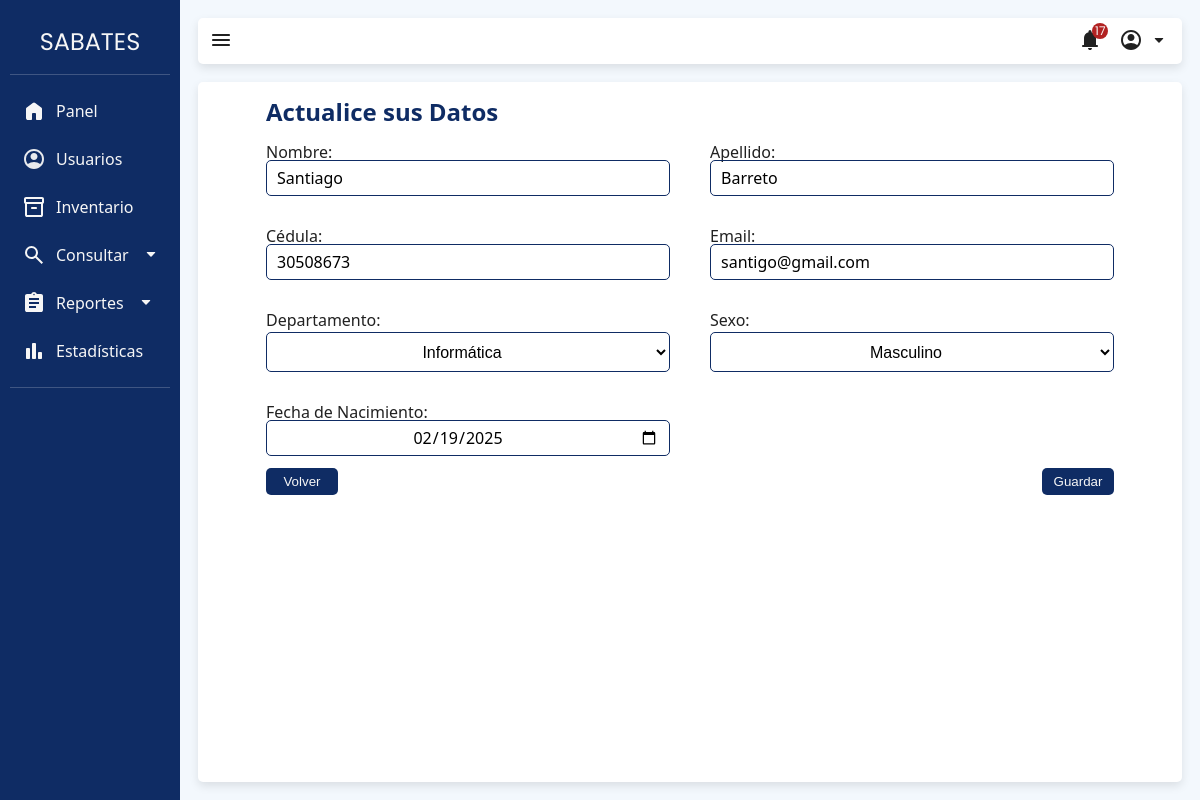
Before: /index.php?view=employeeFormEdit&action=employee_edit&id=12 (signed in) with the older database file.
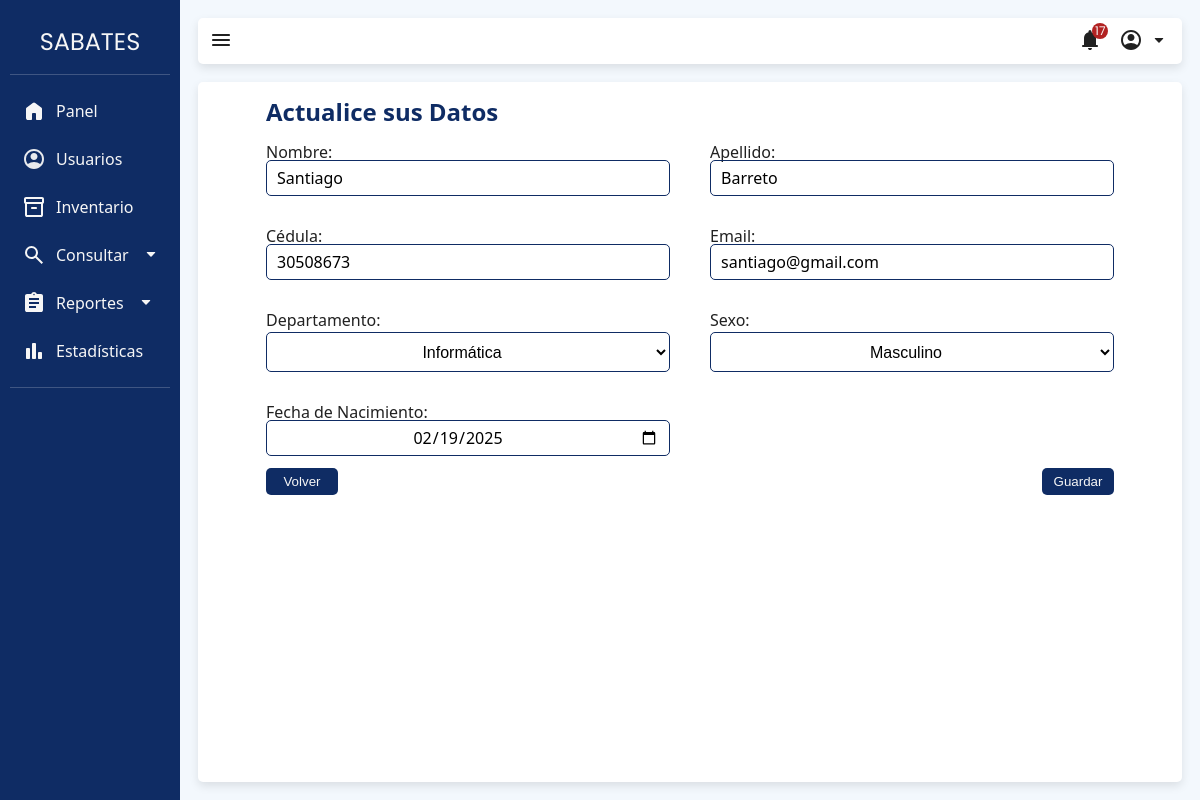
After: the same page with the newer database file.
### tables this page shows
CREATE TABLE `persona` (
  `id_persona` int(11) NOT NULL,
  `nombre` varchar(45) NOT NULL,
  `apellido` varchar(45) NOT NULL,
  `cedula` int(12) NOT NULL,
  `correo` varchar(45) NOT NULL,
  `id_departamento` int(11) NOT NULL,
  `id_sexo` int(11) NOT NULL,
  `fecha_nac` date NOT NULL,
  `id_usuario` int(11) DEFAULT NULL
);

### app/models/employeeModel.php (called while the page is built, shortened)
<?php
include_once("app\models\DB.php");
class employeeModel
{
    private $db;
    public function __construct()
    {
        $this->db = DataBase::getInstance();
    }
    public function readOne($id)
    {
        try {
            $sql = "SELECT p.*, d.nombre_departamento, s.sexo
            FROM persona p
            JOIN departamento d ON p.id_departamento = d.id_departamento
            JOIN sexo s ON p.id_sexo = s.id_sexo WHERE id_persona = :id";
            $stmt = $this->db->prepare($sql);
            $stmt->bindParam(':id', $id);
            $stmt->execute();
            return $stmt->fetch(PDO::FETCH_ASSOC);
        } catch (PDOException $e) {
            echo "Error: " . $e->getMessage();
            return null;
        }
    }
}

### app/models/DB.php (called while the page is built, shortened)
<?php
class DataBase {
    protected static $instance;
    public static function getInstance() {
        if (!isset(self::$instance)) {
            try {
                $dsn = DB_MANAGER . ":host=" . DB_HOST . ";dbname=" . DB_NAME;
                self::$instance = new PDO($dsn, DB_USER, DB_PASS);
                self::$instance->setAttribute(PDO::ATTR_ERRMODE, PDO::ERRMODE_EXCEPTION);
            } catch (PDOException $e) {
                throw new Exception('Error al conectarse al servidor de BD', 0);
            }
        }
        return self::$instance;
    }
}

### app/views/content/employeeFormEdit-view.php (the view, shortened to what this page needs)
<?php
$employeeModel = new employeeModel();
$employee = $employeeModel->readOne($_GET['id']);
?>
<div class="view-box">
    <div class="formContainer">
        <h3 class="h3">Actualice sus Datos</h2>
            <form action="index.php?view=employee&action=employee_update" method="POST">
                <div class="userDetails">
                    <div class="inputGroup">
                        <label for="nombre">Nombre:</label>
                        <input class="input" id="nombre" required type="text" name="nombre" value="<?php echo isset($employee['nombre']) ? $employee['nombre'] : ''; ?>" placeholder="Nombre">
                    </div>
                    <div class="inputGroup">
                        <label for="apellido">Apellido:</label>
                        <input class="input" id="apellido" required type="text" name="apellido" value="<?php echo isset($employee['apellido']) ? $employee['apellido'] : ''; ?>" placeholder="Apellido">
                    </div>
                    <div class="inputGroup">
                        <label for="cedula">Cédula:</label>
                        <input class="input" id="cedula" required type="text" name="cedula" value="<?php echo isset($employee['cedula']) ? $employee['cedula'] : ''; ?>" placeholder="Cédula">
                    </div>
                    <div class="inputGroup">
                        <label for="correo">Email:</label>
                        <input class="input" id="correo" required type="text" name="correo" value="<?php echo isset($employee['correo']) ? $employee['correo'] : ''; ?>" placeholder="Email">
                    </div>
                    <div class="inputGroup">
                        <label for="departamento">Departamento:</label>
                        <select id="departamento" required name="departamento">
                            <option value="1" <?php echo isset($employee['id_departamento']) && $employee['id_departamento'] == '1' ? 'selected' : ''; ?>>Informática</option>
                        </select>
                    </div>
                    <div class="inputGroup">
                        <label for="sexo">Sexo:</label>
                        <select id="sexo" required name="sexo">
                            <option value="1" <?php echo isset($employee['id_sexo']) && $employee['id_sexo'] == '1' ? 'selected' : ''; ?>>Masculino</option>
                        </select>
                    </div>
                    <div class="inputGroup">
                        <label for="fecha_nac">Fecha de Nacimiento:</label>
                        <input class="input date" id="fecha_nac" required type="date" name="fecha_nac" value="<?php echo isset($employee['fecha_nac']) ? $employee['fecha_nac'] : ''; ?>" placeholder="Fecha de Nacimiento">
                    </div>
                </div>
                <div class="btnArea">
                    <a href="index.php?view=employeeTable">
                        <button class="button" type="button">Volver</button>
                    </a>
                    <a href="index.php?view=employee&action=employee_create">
                        <button class="button" type="submit">Guardar</button>
                    </a>
                </div>
            </form>
    </div>
</div>

Changed rows visible on the page:
changed persona "Santiago": correo "santigo@gmail.com" → "santiago@gmail.com"
